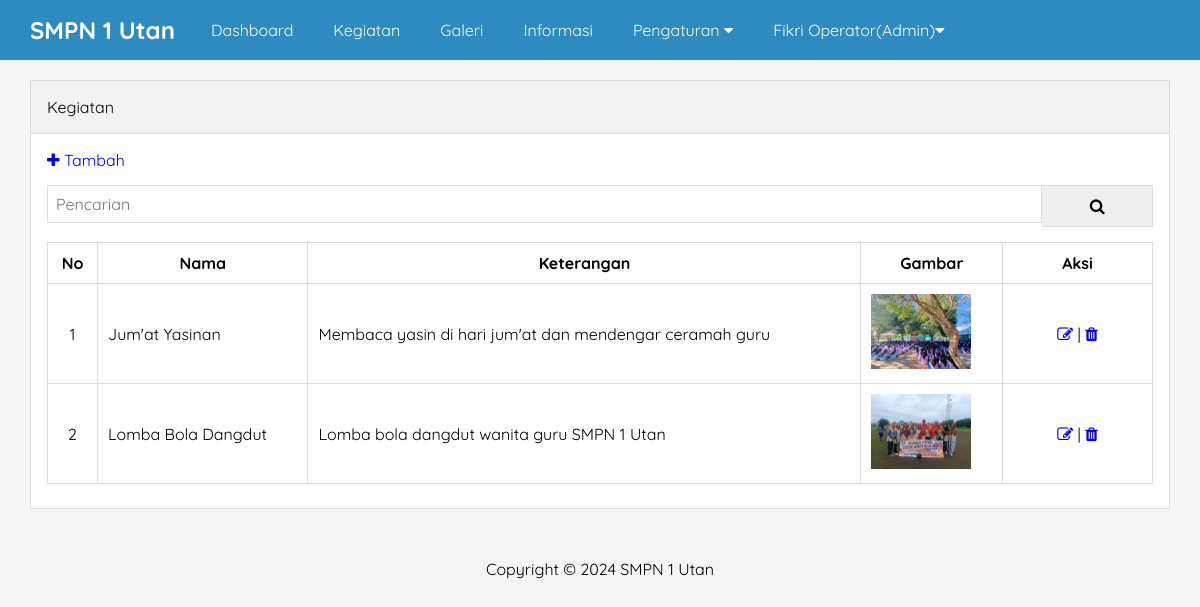
Screenshot of /admin/kegiatan.php (signed in) with the database file from the repository.
### tables this page shows
CREATE TABLE `pengaturan` (
  `id` int(11) NOT NULL,
  `nama` varchar(50) NOT NULL,
  `email` varchar(50) NOT NULL,
  `telepon` varchar(20) NOT NULL,
  `alamat` text NOT NULL,
  `logo` varchar(50) NOT NULL,
  `favicon` varchar(50) NOT NULL,
  `tentang_sekolah` text NOT NULL,
  `foto_sekolah` varchar(50) NOT NULL,
  `google_maps` text NOT NULL,
  `nama_kepsek` varchar(50) NOT NULL,
  `foto_kepsek` varchar(50) NOT NULL,
  `sambutan_kepsek` text NOT NULL,
  `created_at` timestamp NOT NULL DEFAULT current_timestamp() ON UPDATE current_timestamp(),
  `updated_at` datetime DEFAULT NULL
);

CREATE TABLE `kegiatan` (
  `id` int(11) NOT NULL,
  `nama` varchar(100) NOT NULL,
  `keterangan` text NOT NULL,
  `gambar` text NOT NULL,
  `created_at` timestamp NOT NULL DEFAULT current_timestamp() ON UPDATE current_timestamp(),
  `updated_at` datetime DEFAULT NULL
);

### admin/kegiatan.php (the view, shortened to what this page needs)
<?php include 'header.php' ?>
<div class="content">
    <div class="container">
        <div class="box">
            <div class="box-header">
                Kegiatan
            </div>
            <div class="box-body">
                <a href="tambah-kegiatan.php"><i class='fa fa-plus'></i> Tambah</a>
                <form action="">
                    <div class="input-group">
                        <input type="text" name="key" placeholder="Pencarian">
                        <button type="submit"><i class="fa fa-search"></i></button>
                    </div>
                </form>
                <table class="table">
                    <thead>
                        <tr>
                            <th>No</th>
                            <th>Nama</th>
                            <th>Keterangan</th>
                            <th>Gambar</th>
                            <th>Aksi</th>
                        </tr>
                    </thead>
                    <tbody>
                        <?php
                        $no = 1;
                        $where = "WHERE 1=1";
                        $kegiatan = mysqli_query($conn, "SELECT * FROM kegiatan $where ORDER BY id DESC");
                        if (mysqli_num_rows($kegiatan) > 0) {
                            while ($p = mysqli_fetch_array($kegiatan)) {
                        ?>
                                <tr>
                                    <td><?= $no++ ?></td>
                                    <td><?= $p['nama'] ?></td>
                                    <td><?= $p['keterangan'] ?></td>
                                    <td><img src="../uploads-kegiatan/<?= $p['gambar'] ?>" width="100px"></td>
                                    <td>
                                        <a href="edit-kegiatan.php?id=<?= $p['id'] ?>" title="Edit"><i class="fa fa-edit"></i></a> |
                                        <a href="hapus.php?idkegiatan=<?= $p['id'] ?>" onclick="return confirm('Hapus Data?')" title="Hapus"><i class="fa fa-trash"></i></a>
                                    </td>
                                </tr>
                            <?php }
                        } else { ?>
                            <tr>
                                <td colspan="5">Data Tidak Ada</td>
                            </tr>
                        <?php } ?>
                    </tbody>
                </table>
            </div>
        </div>
    </div>
</div>
<?php include 'footer.php' ?>

### admin/header.php (shortened to what this page needs)
<?php
    include '../koneksi.php';
    $identitas = mysqli_query($conn, "SELECT * FROM pengaturan ORDER BY id DESC LIMIT 1");
    $d = mysqli_fetch_object($identitas);
?>
<!DOCTYPE html>
<html>
<head>
    <link rel="stylesheet" href="../css/style.css">
    <link rel="stylesheet" href="https://cdnjs.cloudflare.com/ajax/libs/font-awesome/4.7.0/css/font-awesome.css" />
</head>
<body class="bg-light">
    <div class="navbar">
        <div class="container">
            <h2 class="nav-brand float-left"><a href="index.php"><?= $d->nama ?></a></h2>
            <ul class="nav-menu float-left">
                <li><a href="index.php">Dashboard</a></li>
                <?php if ($_SESSION['ulevel'] == 'Super Admin') { ?>
                    <li><a href="pengguna.php">Pengguna</a></li>
                <?php } elseif ($_SESSION['ulevel'] == 'Admin') { ?>
                    <li><a href="kegiatan.php">Kegiatan</a></li>
                    <li><a href="galeri.php">Galeri</a></li>
                    <li><a href="informasi.php">Informasi</a></li>
                    <li>
                        <a href="#">Pengaturan <i class="fa fa-caret-down"></i></a>
                    </li>
                <?php } ?>
                <li>
                    <a href="#"><?= $_SESSION['uname'] ?>(<?= $_SESSION['ulevel'] ?>)<i class="fa fa-caret-down"></i></a>
                </li>
            </ul>
        </div>
    </div>

### admin/footer.php
<div class="footer">
    <div class="container text-center">
        Copyright &copy; 2024 <?= $d->nama ?>
    </div>
</div>
</body>
</html>

### css/style.css (style rules this page uses)
* { margin: 0; padding: 0; font-family: "Quicksand", serif; box-sizing: border-box; }
a { text-decoration: none; }
.float-left { float: left; }
.container { width: 1140px; margin: 0 auto; }
.container::after { content: ''; display: block; clear: both; }
.bg-light { background-color: #f5f5f5; }
.box { border: 1px solid #ddd; background-color: #fff; }
.box-header { padding: 16px; border-bottom: 1px solid #ddd; background-color: #f2f2f2; }
.box-body { padding: 16px; }
form { margin: 15px 0; }
.text-center { text-align: center !important; }
.navbar { height: 60px; width: 100%; background-color: #2E8BC0; position: fixed; top: 0; z-index: 1000; }
.navbar a { color: #fff; }
.nav-brand { display: inline-block; padding: 15px 0; margin-right: 16px; }
.nav-menu { display: flex; list-style: none; }
.nav-menu li a { padding: 20px; display: inline-block; }
.content { padding: 80px 0 30px 0; }
.footer { padding: 20px 0; }
.table { width: 100%; border-collapse: collapse; margin: 8px 0; }
.table th, td { border: 1px solid #ddd; padding: 10px; }
.table td:first-child { width: 50px; text-align: center; }
.table td:last-child { width: 150px; text-align: center; }
.input-group:after { content: ""; clear: both; display: block; }
.input-group input[type="text"] { border: 1px solid #ddd; width: 90%; padding: 8px; font-size: 16px; float: left; }
.input-group button { border: 1px solid #ddd; border-left: none; width: 10%; padding: 10px; font-size: 16px; float: left; }

### rows the page displays
pengaturan: nama "SMPN 1 Utan"
kegiatan: nama "Jum'at Yasinan", keterangan "Membaca yasin di hari jum'at dan mendengar ceramah guru", gambar (picture)
kegiatan: nama "Lomba Bola Dangdut", keterangan "Lomba bola dangdut wanita guru SMPN 1 Utan", gambar (picture)

### other values shown
$_SESSION['uname'] "Fikri Operator"
$_SESSION['ulevel'] "Admin"
